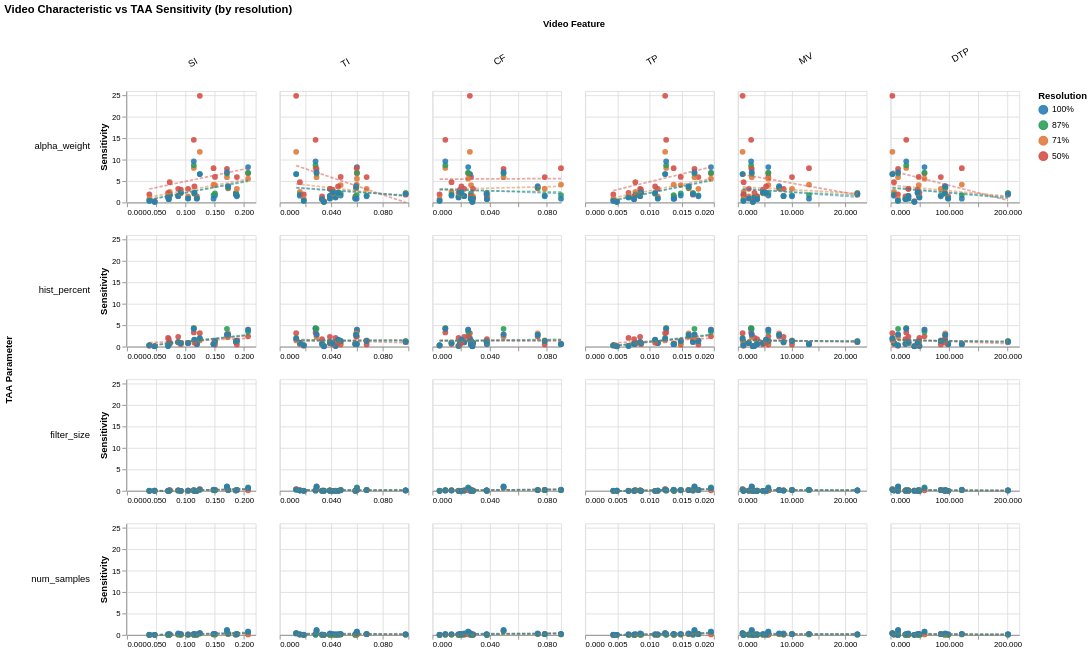

Notebook code cell kept with this figure:
### Code cell
# add % label to resolution before plotting
analysis_df['resolution_label'] = analysis_df['resolution'].astype(str) + '%'
res_order  = ['100%', '87%', '71%', '50%']
res_colors = ['#2a7db5', '#2ca05a', '#e07b3d', '#d4504a']
color_scale = alt.Scale(domain=res_order, range=res_colors)

def plot_sensitivity_vs_feature(analysis_df, features):
    # Melt features into long form
    id_cols = ['scene', 'resolution', 'resolution_label', 'parameter', 'sensitivity']
    melted = analysis_df[id_cols + features].melt(
        id_vars=id_cols,
        value_vars=features,
        var_name='feature',
        value_name='feature_value'
    )

    base = alt.Chart(melted).properties(width=150, height=130)

    points = base.mark_circle(size=45, opacity=0.9).encode(
        x=alt.X('feature_value:Q', title='',
                axis=alt.Axis(format='.3f', labelFontSize=9)),
        y=alt.Y('sensitivity:Q', title='Sensitivity'),
        color=alt.Color('resolution_label:N', scale=color_scale, sort=res_order, title='Resolution'),
        tooltip=['scene', 'resolution_label', 'parameter',
                 alt.Tooltip('feature_value:Q', format='.4f'),
                 alt.Tooltip('sensitivity:Q', format='.3f')]
    )

    regression = base.mark_line(strokeDash=[4, 2], opacity=0.5).transform_regression(
        'feature_value', 'sensitivity', groupby=['resolution_label']
    ).encode(
        x='feature_value:Q',
        y='sensitivity:Q',
        color=alt.Color('resolution_label:N', scale=color_scale, sort=res_order, title='Resolution'),
    )

    return (points + regression).facet(
        row=alt.Row('parameter:N', title='TAA Parameter',
                    sort=PARAMS,
                    header=alt.Header(labelAngle=0, labelAlign='left', labelFontSize=11)),
        column=alt.Column('feature:N', title='Video Feature',
                          sort=features,
                          header=alt.Header(labelAngle=-30, labelFontSize=11))
    ).resolve_scale(
        x='independent'
    ).properties(
        title='Video Characteristic vs TAA Sensitivity (by resolution)'
    ).configure_title(fontSize=13).configure_axis(labelFontSize=9, titleFontSize=11)

plot_sensitivity_vs_feature(analysis_df, features)

### Figure 1 — Vega-Lite specification as saved in the notebook (floating-point values rounded to 4 significant figures; data arrays with more than 128 entries replaced by an {"elided": "..."} marker saying what was removed)
{"config": {"view": {"continuousWidth": 300, "continuousHeight": 300}, "axis": {"labelFontSize": 9, "titleFontSize": 11}, "title": {"fontSize": 13}}, "data": {"name": "data-81ece0626158200d398d5a72211a9601"}, "facet": {"column": {"field": "feature", "header": {"labelAngle": -30, "labelFontSize": 11}, "sort": ["SI", "TI", "CF", "TP", "MV", "DTP"], "title": "Video Feature", "type": "nominal"}, "row": {"field": "parameter", "header": {"labelAlign": "left", "labelAngle": 0, "labelFontSize": 11}, "sort": ["alpha_weight", "hist_percent", "filter_size", "num_samples"], "title": "TAA Parameter", "type": "nominal"}}, "spec": {"layer": [{"mark": {"type": "circle", "opacity": 0.9, "size": 45}, "encoding": {"color": {"field": "resolution_label", "scale": {"domain": ["100%", "87%", "71%", "50%"], "range": ["#2a7db5", "#2ca05a", "#e07b3d", "#d4504a"]}, "sort": ["100%", "87%", "71%", "50%"], "title": "Resolution", "type": "nominal"}, "tooltip": [{"field": "scene", "type": "nominal"}, {"field": "resolution_label", "type": "nominal"}, {"field": "parameter", "type": "nominal"}, {"field": "feature_value", "format": ".4f", "type": "quantitative"}, {"field": "sensitivity", "format": ".3f", "type": "quantitative"}], "x": {"axis": {"format": ".3f", "labelFontSize": 9}, "field": "feature_value", "title": "", "type": "quantitative"}, "y": {"field": "sensitivity", "title": "Sensitivity", "type": "quantitative"}}}, {"mark": {"type": "line", "opacity": 0.5, "strokeDash": [4, 2]}, "encoding": {"color": {"field": "resolution_label", "scale": {"domain": ["100%", "87%", "71%", "50%"], "range": ["#2a7db5", "#2ca05a", "#e07b3d", "#d4504a"]}, "sort": ["100%", "87%", "71%", "50%"], "title": "Resolution", "type": "nominal"}, "x": {"field": "feature_value", "type": "quantitative"}, "y": {"field": "sensitivity", "type": "quantitative"}}, "transform": [{"on": "feature_value", "regression": "sensitivity", "groupby": ["resolution_label"]}]}], "height": 130, "width": 150}, "resolve": {"scale": {"x": "independent"}}, "title": "Video Characteristic vs TAA Sensitivity (by resolution)", "$schema": "https://vega.github.io/schema/vega-lite/v6.1.0.json", "datasets": {"data-81ece0626158200d398d5a72211a9601": {"elided": "1824 records"}}}
